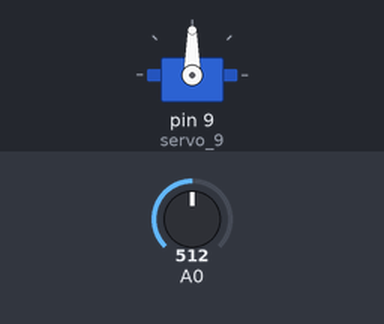
This sketch was run on a simulated Arduino Uno, built with avr-gcc and run on an emulated ATmega328P. Parts: servo. The test bench sets the inputs (shaded band); at power-on: A0 = 512.

Above: at 1.2 s.
1.3 s: A0 set to 716
At 2.2 s:
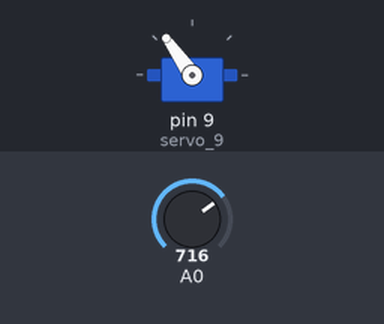
2.8 s: A0 set to 900
At 3.1 s:
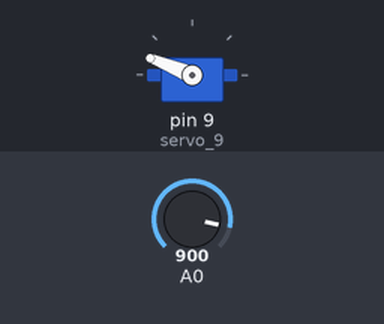
4.3 s: A0 set to 1023
At 5.5 s:
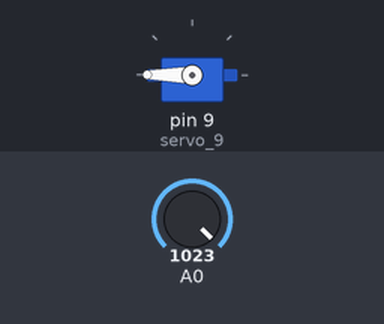
5.8 s: A0 set to 306
At 6.8 s:
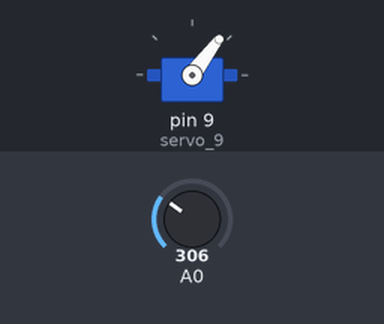
7.3 s: A0 set to 122
At 7.7 s:
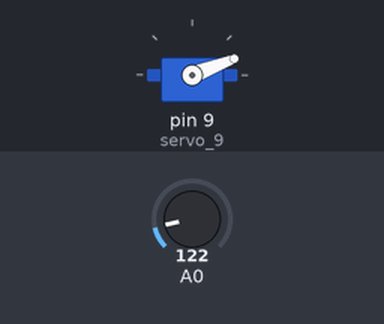
Timing chart, 0 to 9.8 s (numbered marks = the images above; inputs shaded):
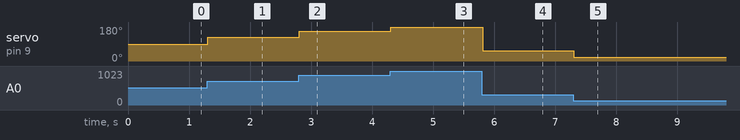

Measured:
- after the input at 1.3 s, servo on pin 9 (servo_9): 90° → 125° at once
- after the input at 2.8 s, servo on pin 9 (servo_9): 125° → 158° at once
- after the input at 4.3 s, servo on pin 9 (servo_9): 158° → 180° at once
- after the input at 5.8 s, servo on pin 9 (servo_9): 180° → 53° at once
- after the input at 7.3 s, servo on pin 9 (servo_9): 53° → 21° at once

The sketch:

Rotating_servo_pin_using_potentiometer.ino
```cpp
#include <Servo.h>

int i = 0;

int j = 0;

int outputValue = 0;

int SensorValue = 0;

Servo servo_9;

void setup()
{
  pinMode(A0, INPUT);
  servo_9.attach(9);

}

void loop()
{
  SensorValue = analogRead(A0);
  outputValue = map(SensorValue, 0, 1023, 0, 180);
  servo_9.write(outputValue);
  delay(10); // Delay a little bit to improve simulation performance
}
```
